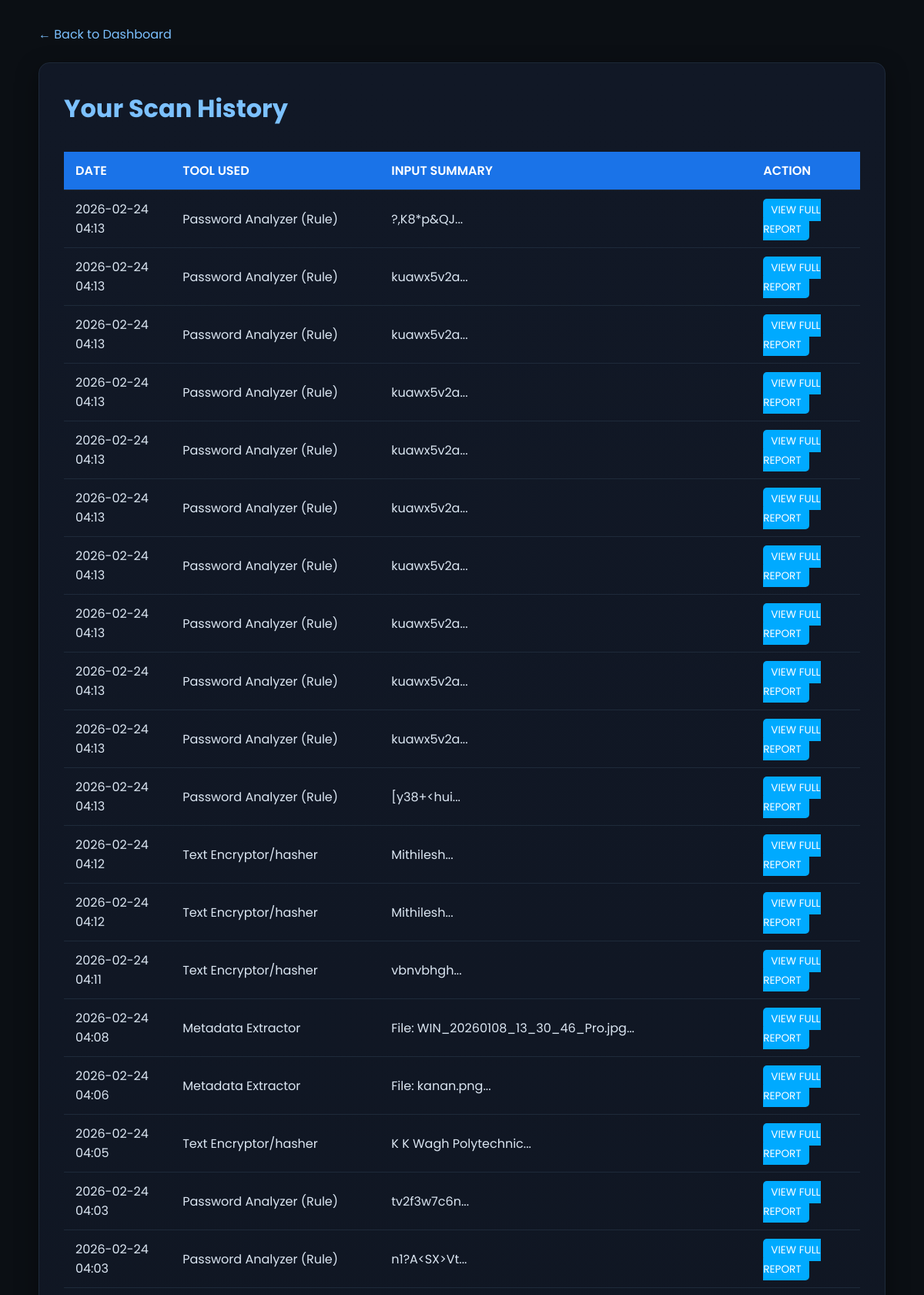
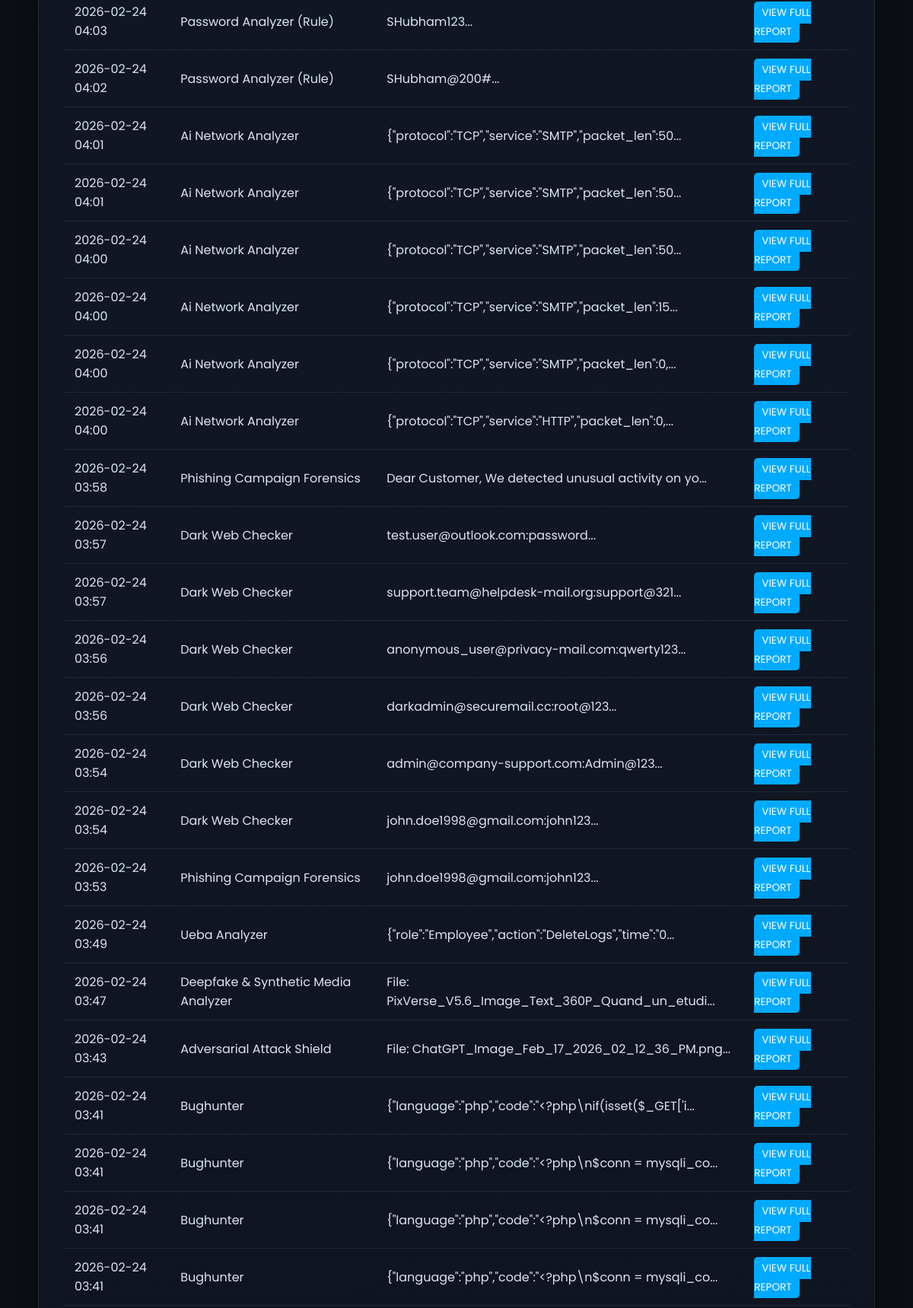
The page /history (signed in, upper part) on the database its author committed (2 pictures, top to bottom).
### app.py (models this page shows)
class ScanReport(db.Model):
    id = db.Column(db.Integer, primary_key=True)
    tool_name = db.Column(db.String(50), nullable=False)
    input_data_summary = db.Column(db.Text, nullable=False)
    risk_level = db.Column(db.String(20), nullable=True)
    main_finding = db.Column(db.String(255), nullable=True)
    report_data = db.Column(db.Text, nullable=False)
    scan_date = db.Column(db.DateTime, nullable=False, default=datetime.utcnow)
    user_id = db.Column(db.Integer, db.ForeignKey('user.id'), nullable=False)

### app.py (the view)
@app.route('/history')
@login_required
def history():
    reports = ScanReport.query.filter_by(user_id=current_user.id).order_by(ScanReport.scan_date.desc()).all()
    return render_template('history.html', reports=reports)

### app.py (called while the page is built)
@login_manager.user_loader
def load_user(user_id):
    return User.query.get(int(user_id))

### templates/history.html (shortened to what this page needs)
<!DOCTYPE html>
<html lang="en">
<head>
</head>
<body>
<div class="container">
    <a class="back" href="{{ url_for('dashboard') }}">← Back to Dashboard</a>
    <div class="card">
        <h1>Your Scan History</h1>
        {% if reports %}
            <div style="overflow-x: auto;">
                <table class="history-table">
                    <thead>
                        <tr>
                            <th>Date</th>
                            <th>Tool Used</th>
                            <th>Input Summary</th>
                            <th>Action</th>
                        </tr>
                    </thead>
                    <tbody>
                        {% for report in reports %}
                        <tr>
                            <td>{{ report.scan_date.strftime('%Y-%m-%d %H:%M') }}</td>
                            <td>{{ report.tool_name | replace('_', ' ') | title }}</td>
                            <td>{{ report.input_data_summary[:50] }}...</td>
                            <td>
                                <a href="{{ url_for('view_report', report_id=report.id) }}" class="report-detail-btn">View Full Report</a>
                            </td>
                        </tr>
                        {% endfor %}
                    </tbody>
                </table>
            </div>
        {% else %}
            <div class="empty-history">
                <p>No scan history found. Run a tool from the dashboard to see your first report!</p>
            </div>
        {% endif %}
    </div>
</div>
</body>
</html>

### templates/history.html (style rules this page uses)
body { font-family:'Poppins',sans-serif;background:#0b0f14;color:#dbe6f2;margin:0;padding:2rem; }
a { color:#7cc1ff;text-decoration:none }
.container { max-width:1100px;margin:0 auto }
.card { background:linear-gradient(180deg,#111826,#0b0f14);border:1px solid #1e2a3a;border-radius:14px;padding:2rem;box-shadow:0 10px 30px rgba(0,0,0,.4); margin-bottom: 2rem; }
h1 { color:#7cc1ff;margin:.2rem 0 1rem; text-align: left; }
.back { display:inline-block;margin-bottom:1.5rem; }
.history-table { width: 100%; border-collapse: collapse; margin-top: 1rem; }
.history-table th, .history-table td { padding: 12px 15px; text-align: left; border-bottom: 1px solid #1e2a3a; }
.history-table th { background-color: #1a73e8; color: #fff; font-weight: 600; text-transform: uppercase; }
.report-detail-btn { background-color: #00aaff; color: #fff; padding: 5px 10px; border-radius: 5px; cursor: pointer; border: none; font-size: 0.85rem; text-transform: uppercase; }

### rows shown on the page
ScanReport: scan_date "2026-02-24 04:13", tool_name "Password Analyzer (Rule)", input_data_summary "?,K8*p&QJ"
ScanReport: scan_date "2026-02-24 04:13", tool_name "Password Analyzer (Rule)", input_data_summary "kuawx5v2a"
ScanReport: scan_date "2026-02-24 04:13", tool_name "Password Analyzer (Rule)", input_data_summary "kuawx5v2a"
ScanReport: scan_date "2026-02-24 04:13", tool_name "Password Analyzer (Rule)", input_data_summary "kuawx5v2a"
ScanReport: scan_date "2026-02-24 04:13", tool_name "Password Analyzer (Rule)", input_data_summary "kuawx5v2a"
ScanReport: scan_date "2026-02-24 04:13", tool_name "Password Analyzer (Rule)", input_data_summary "kuawx5v2a"
ScanReport: scan_date "2026-02-24 04:13", tool_name "Password Analyzer (Rule)", input_data_summary "kuawx5v2a"
ScanReport: scan_date "2026-02-24 04:13", tool_name "Password Analyzer (Rule)", input_data_summary "kuawx5v2a"
ScanReport: scan_date "2026-02-24 04:13", tool_name "Password Analyzer (Rule)", input_data_summary "kuawx5v2a"
ScanReport: scan_date "2026-02-24 04:13", tool_name "Password Analyzer (Rule)", input_data_summary "kuawx5v2a"
ScanReport: scan_date "2026-02-24 04:13", tool_name "Password Analyzer (Rule)", input_data_summary "[y38+<hui"
ScanReport: scan_date "2026-02-24 04:12", tool_name "Text Encryptor/hasher", input_data_summary "Mithilesh"
ScanReport: scan_date "2026-02-24 04:12", tool_name "Text Encryptor/hasher", input_data_summary "Mithilesh"
ScanReport: scan_date "2026-02-24 04:11", tool_name "Text Encryptor/hasher", input_data_summary "vbnvbhgh"
ScanReport: scan_date "2026-02-24 04:08", tool_name "Metadata Extractor", input_data_summary "File: WIN_20260108_13_30_46_Pro.jpg"
ScanReport: scan_date "2026-02-24 04:06", tool_name "Metadata Extractor", input_data_summary "File: kanan.png"
ScanReport: scan_date "2026-02-24 04:05", tool_name "Text Encryptor/hasher", input_data_summary "K K Wagh Polytechnic"
ScanReport: scan_date "2026-02-24 04:03", tool_name "Password Analyzer (Rule)", input_data_summary "tv2f3w7c6n"
ScanReport: scan_date "2026-02-24 04:03", tool_name "Password Analyzer (Rule)", input_data_summary "n1?A<SX>Vt"
ScanReport: scan_date "2026-02-24 04:03", tool_name "Password Analyzer (Rule)", input_data_summary "SHubham123"
ScanReport: scan_date "2026-02-24 04:02", tool_name "Password Analyzer (Rule)", input_data_summary "SHubham@200#"
ScanReport: scan_date "2026-02-24 04:01", tool_name "Ai Network Analyzer", input_data_summary "{\"protocol\":\"TCP\",\"service\":\"SMTP\",\"packet_len\":50"
ScanReport: scan_date "2026-02-24 04:01", tool_name "Ai Network Analyzer", input_data_summary "{\"protocol\":\"TCP\",\"service\":\"SMTP\",\"packet_len\":50"
ScanReport: scan_date "2026-02-24 04:00", tool_name "Ai Network Analyzer", input_data_summary "{\"protocol\":\"TCP\",\"service\":\"SMTP\",\"packet_len\":50"
ScanReport: scan_date "2026-02-24 04:00", tool_name "Ai Network Analyzer", input_data_summary "{\"protocol\":\"TCP\",\"service\":\"SMTP\",\"packet_len\":15"
ScanReport: scan_date "2026-02-24 04:00", tool_name "Ai Network Analyzer", input_data_summary "{\"protocol\":\"TCP\",\"service\":\"SMTP\",\"packet_len\":0,"
ScanReport: scan_date "2026-02-24 04:00", tool_name "Ai Network Analyzer", input_data_summary "{\"protocol\":\"TCP\",\"service\":\"HTTP\",\"packet_len\":0,"
ScanReport: scan_date "2026-02-24 03:58", tool_name "Phishing Campaign Forensics", input_data_summary "Dear Customer, We detected unusual activity on yo"
ScanReport: scan_date "2026-02-24 03:57", tool_name "Dark Web Checker", input_data_summary "test.user@outlook.com:password"
ScanReport: scan_date "2026-02-24 03:57", tool_name "Dark Web Checker", input_data_summary "support.team@helpdesk-mail.org:support@321"
ScanReport: scan_date "2026-02-24 03:56", tool_name "Dark Web Checker", input_data_summary "anonymous_user@privacy-mail.com:qwerty123"
ScanReport: scan_date "2026-02-24 03:56", tool_name "Dark Web Checker", input_data_summary "darkadmin@securemail.cc:root@123"
ScanReport: scan_date "2026-02-24 03:54", tool_name "Dark Web Checker", input_data_summary "admin@company-support.com:Admin@123"
ScanReport: scan_date "2026-02-24 03:54", tool_name "Dark Web Checker", input_data_summary "john.doe1998@gmail.com:john123"
ScanReport: scan_date "2026-02-24 03:53", tool_name "Phishing Campaign Forensics", input_data_summary "john.doe1998@gmail.com:john123"
ScanReport: scan_date "2026-02-24 03:49", tool_name "Ueba Analyzer", input_data_summary "{\"role\":\"Employee\",\"action\":\"DeleteLogs\",\"time\":\"0"
ScanReport: scan_date "2026-02-24 03:47", tool_name "Deepfake & Synthetic Media Analyzer", input_data_summary "File: PixVerse_V5.6_Image_Text_360P_Quand_un_etudi"
ScanReport: scan_date "2026-02-24 03:43", tool_name "Adversarial Attack Shield", input_data_summary "File: ChatGPT_Image_Feb_17_2026_02_12_36_PM.png"
ScanReport: scan_date "2026-02-24 03:41", tool_name "Bughunter", input_data_summary "{\"language\":\"php\",\"code\":\"<?php\\nif(isset($_GET['i"
ScanReport: scan_date "2026-02-24 03:41", tool_name "Bughunter", input_data_summary "{\"language\":\"php\",\"code\":\"<?php\\n$conn = mysqli_co"
ScanReport: scan_date "2026-02-24 03:41", tool_name "Bughunter", input_data_summary "{\"language\":\"php\",\"code\":\"<?php\\n$conn = mysqli_co"
ScanReport: scan_date "2026-02-24 03:41", tool_name "Bughunter", input_data_summary "{\"language\":\"php\",\"code\":\"<?php\\n$conn = mysqli_co"
